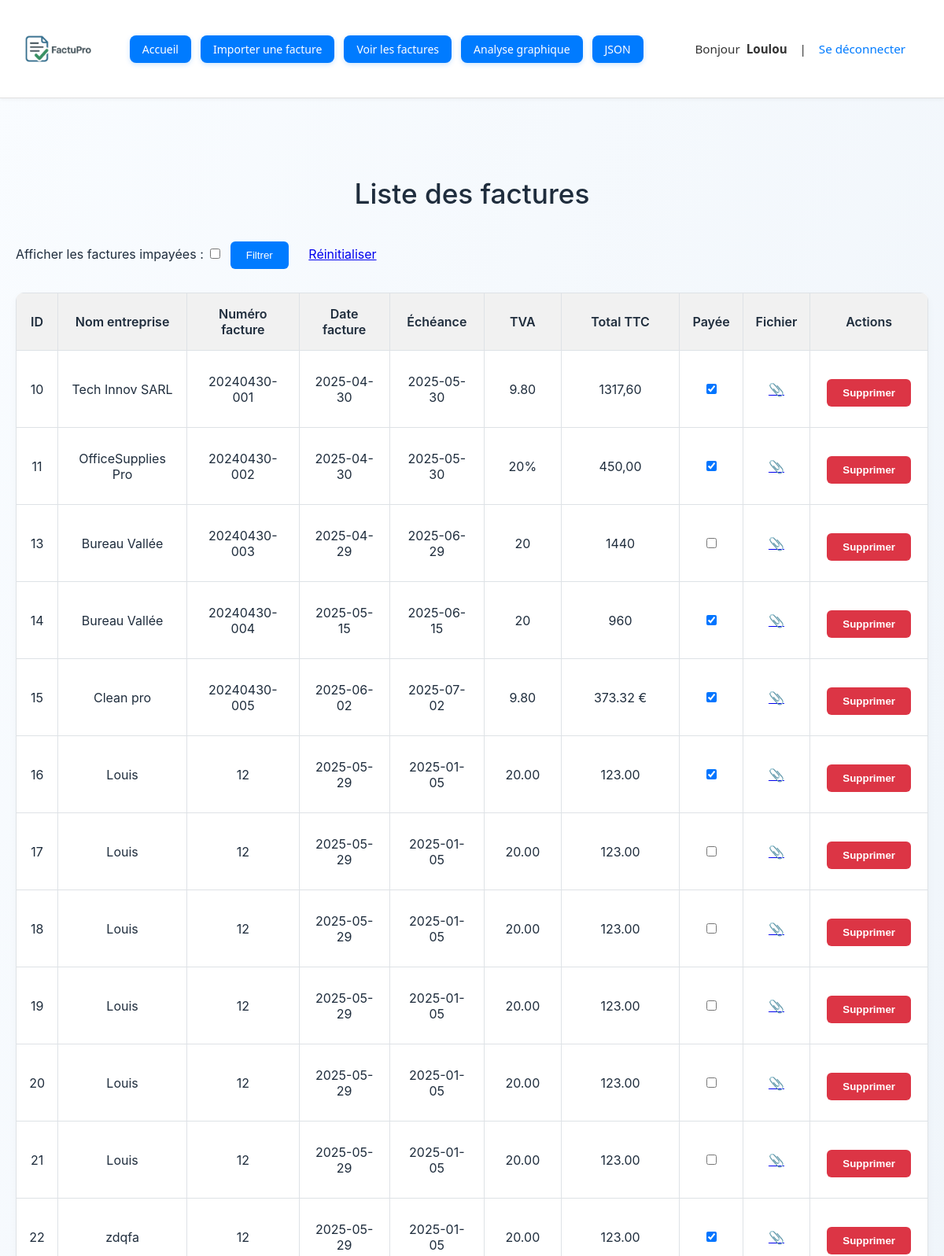
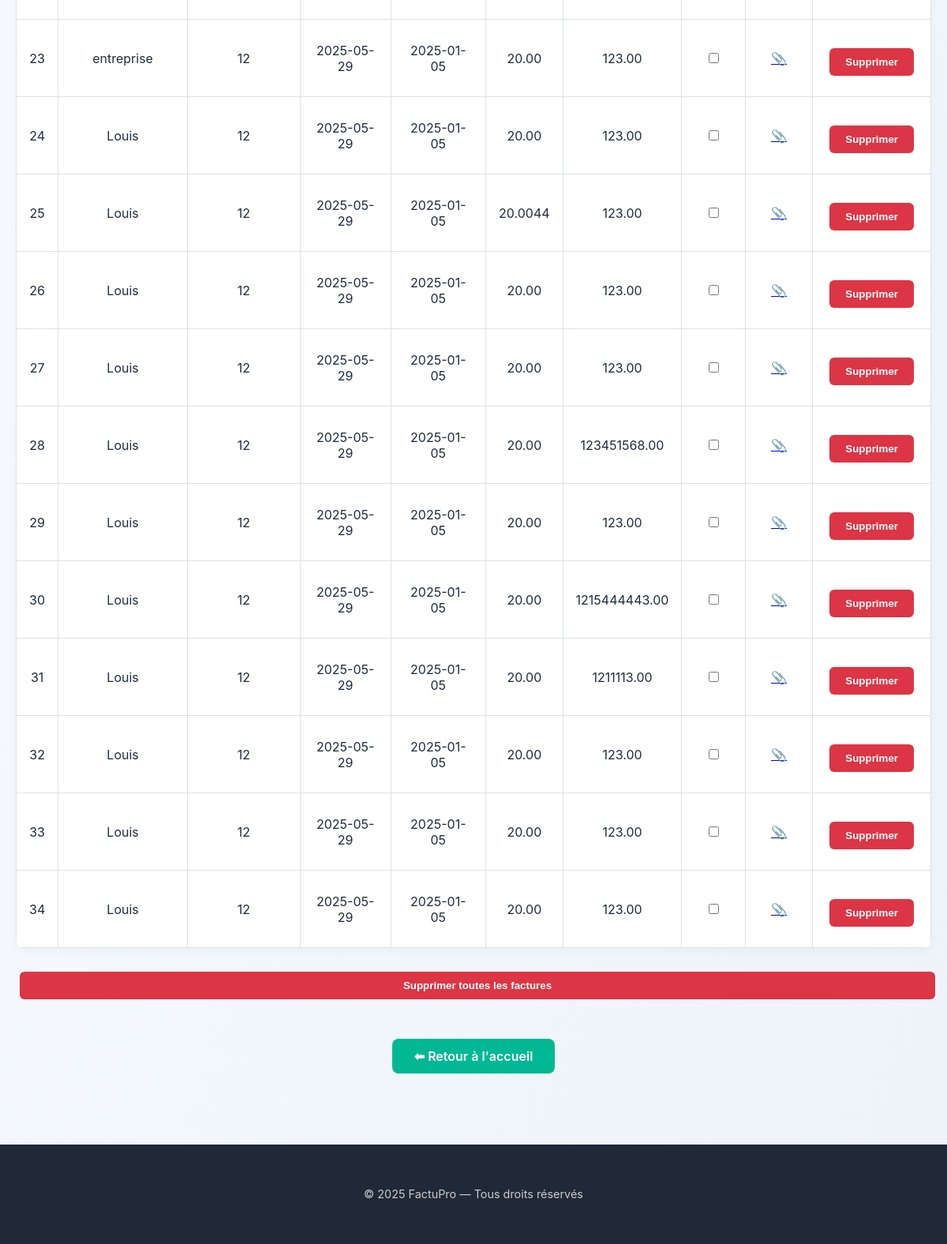
Screenshot of /factures (signed in) with the database file from the repository (2 pictures, top to bottom).
### tables this page shows
CREATE TABLE factures (
            id INTEGER PRIMARY KEY AUTOINCREMENT,
            fournisseur TEXT,
            date_facture TEXT,
            numero_facture TEXT,
            montant_total TEXT,
            TVA TEXT,
            utilisateur_id INTEGER,
            nom_fichier TEXT,
            facture_payee INTEGER DEFAULT 0,
            numero_client TEXT,
            echeance TEXT,
            somme_finale TEXT, payee INTEGER,
            FOREIGN KEY (utilisateur_id) REFERENCES utilisateurs(id)
        );

### app.py (the view)
@app.route('/factures')
def afficher_factures():
    conn = sqlite3.connect('factures.db')
    conn.row_factory = sqlite3.Row
    c = conn.cursor()
    c.execute('SELECT * FROM factures WHERE utilisateur_id = ?', (session['utilisateur_id'],))
    factures = c.fetchall()
    conn.close()
    payee_filter = request.args.get('checkbox_paiement')  # '1' si cochée, None sinon
    filter_active = request.args.get('filter_active', '0') == '1'  # '1' si le filtre est actif
    if filter_active:
        if payee_filter == '1':
            factures = [f for f in factures if str(f['facture_payee']) in ['0', 'False', 'false']]
    return render_template('factures.html', factures=factures)

### app.py (called while the page is built)
@app.before_request
def verifier_connexion():
    if request.endpoint in ['upload', 'afficher_factures', 'analyse'] and 'utilisateur_id' not in session:
        return redirect(url_for('login'))

@app.context_processor
def injecter_pseudo():
    return {"pseudo": session.get("pseudo")}

### templates/factures.html (shortened to what this page needs)
<!DOCTYPE html>
<html lang="fr">
<head>
    <link rel="stylesheet" href="/static/style.css">
</head>
<body>
    {% include 'header.html' %}
    <div class="container">
        <h1>Liste des factures</h1>
<form method="GET" action="{{ url_for('afficher_factures') }}" class="filter-form" style="margin-bottom: 1em;">
    <label for="facture_payee">Afficher les factures impayées :</label>
    <input type="checkbox" id="checkbox_paiement" name="checkbox_paiement" value="1" {% if request.args.get('checkbox_paiement') == '1' %}checked{% endif %}>
    <button type="submit">Filtrer</button>
    <a href="{{ url_for('afficher_factures') }}" style="margin-left: 1em;">Réinitialiser</a>
</form>
        <table>
            <tr>
                <th>ID</th>
                <th>Nom entreprise</th>
                <th>Numéro facture</th>
                <th>Date facture</th>
                <th>Échéance</th>
                <th>TVA</th>
                <th>Total TTC</th>
                <th>Payée</th>
                <th>Fichier</th>
                <th>Actions</th>
            </tr>
            {% for f in factures %}
            <tr>
                <td>{{ f['id'] }}</td>
                <td>{{ f['fournisseur'] }}</td>
                <td>{{ f['numero_facture'] }}</td>
                <td>{{ f['date_facture'] }}</td>
                <td>{{ f['echeance'] }}</td>
                <td>{{ f['TVA'] }}</td>
                <td>{{ f['montant_total'] }}</td>
                <td>
                    <form action="{{ url_for('toggle_payee', facture_id=f['id']) }}" method="post">
                        <input type="checkbox" name="checkbox_paiement" {% if f['facture_payee'] == 1 %}checked{% endif %} onchange="this.form.submit()">
                    </form>
                  </td>
                <td>
  {% if f['nom_fichier'] %}
    <a href="{{ url_for('telecharger_fichier', filename=f['nom_fichier']) }}" target="_blank" title="Télécharger">
        📎
    </a>
  {% else %}
    -
  {% endif %}
</td>
                <td>
                    <form method="POST" action="/supprimer/{{ f['id'] }}" onsubmit="return confirm('Confirmer la suppression ?');">
                        <button type="submit" class="danger">Supprimer</button>
                    </form>
                </td>
            </tr>
            {% endfor %}
        </table>
        <form method="POST" action="/supprimer_tout" onsubmit="return confirm('Supprimer toutes les factures ?');">
            <button type="submit" class="danger full">Supprimer toutes les factures</button>
        </form>
        <div style="text-align:center">
            <a class="button" href="/">⬅ Retour à l'accueil</a>
        </div>
    </div>
    <footer class="footer">
        <p>&copy; 2025 FactuPro — Tous droits réservés</p>
    </footer>
</body>
</html>

### templates/header.html
<header class="header">
    <div class="logo">
        <img src="/static/logo.png" alt="Logo" style="height: 100px;">
    </div>
    <nav class="nav-links">
        <a href="/">Accueil</a>
        <a href="/upload">Importer une facture</a>
        <a href="/factures">Voir les factures</a>
        <a href="/analyse">Analyse graphique</a>
        <a href="/factures/json/page">JSON</a>
    </nav>
    <div class="user-info" style="text-align: right; padding: 15px 25px; font-size: 0.95em;">
        Bonjour <strong>{{ pseudo }}</strong> &nbsp; | &nbsp;
        <a href="/logout" style="color: #007bff; text-decoration: none;">Se déconnecter</a>
    </div>
</header>

### static/style.css (style rules this page uses)
body { font-family: 'Segoe UI', sans-serif; background-color: #007bff; color: #000000; margin: 0; padding: 0; }
h1 { text-align: center; margin-top: 40px; font-weight: 500; }
.container { max-width: 900px; margin: 0 auto; padding: 20px; }
a.button, button { display: inline-block; padding: 10px 20px; background-color: #007BFF; color: white; text-decoration: none; border-radius: 6px; border: none; margin: 10px 5px; cursor: pointer; }
form { text-align: center; margin-bottom: 20px; }
table { width: 100%; border-collapse: collapse; margin-top: 20px; background-color: white; border-radius: 8px; overflow: hidden; }
th, td { padding: 12px; border: 1px solid #dee2e6; text-align: center; }
th { background-color: #f1f1f1; font-weight: 500; }
button, a.button { transition: background-color 0.2s ease; }
.header { background-color: #ffffff; border-bottom: 1px solid #e0e0e0; padding: 20px 40px; display: flex; align-items: center; justify-content: space-between; box-shadow: 0 2px 6px rgba(0, 0, 0, 0.05); }
.logo img { height: 60px; }
.user-info { text-align: right; padding: 15px 25px; font-size: 0.95em; }
.logo img { height: 50px; }
.container { max-width: 1200px; margin: 0 auto; padding: 40px 20px; }
h1 { text-align: center; font-size: 2.2em; margin-bottom: 30px; }
a.button { display: inline-block; margin: 40px auto 0; padding: 12px 28px; background-color: #00b894; color: white; text-decoration: none; border-radius: 8px; font-weight: 600; text-align: center; }
.footer { background-color: #1f2937; color: #ccc; padding: 40px 20px; text-align: center; font-size: 0.9em; margin-top: 60px; }
table { width: 100%; border-collapse: collapse; background-color: #fff; border-radius: 10px; box-shadow: 0 4px 12px rgba(0, 0, 0, 0.03); overflow: hidden; }
th, td { padding: 16px; border: 1px solid #dee2e6; text-align: center; }
th { background-color: #f1f1f1; font-weight: 600; }
form { display: inline; }
.button, .danger { display: inline-block; padding: 10px 20px; margin-top: 20px; background-color: #007BFF; color: white; text-decoration: none; border: none; border-radius: 6px; font-weight: 600; cursor: pointer; }
.danger { background-color: #dc3545; }
.full { display: block; width: 100%; margin-top: 30px; }
body { font-family: 'Inter', sans-serif; background: linear-gradient(to bottom right, #f9fcff, #edf3f9); margin: 0; padding: 0; color: #1f2d3d; }
.header { background-color: #fff; border-bottom: 1px solid #dee2e6; padding: 20px 40px; display: flex; align-items: center; justify-content: space-between; }
.header .logo { display: flex; align-items: center; }
.container { max-width: 1240px; margin: 0 auto; padding: 60px 20px 30px; }
.header { display: flex; align-items: center; justify-content: space-between; padding: 12px 24px; background-color: #ffffff; border-bottom: 1px solid #e0e0e0; box-shadow: 0 2px 4px rgba(0, 0, 0, 0.04); font-family: 'Segoe UI', sans-serif; }
.logo img { height: 36px; }
.nav-links { display: flex; gap: 12px; }
.nav-links a { display: inline-block; padding: 8px 16px; background-color: #007BFF; color: white; border-radius: 8px; text-decoration: none; font-weight: 500; font-size: 14px; transition: background-color 0.3s ease; box-shadow: 0 2px 6px rgba(0, 123, 255, 0.2); white-space: nowrap; }
.user-info { font-size: 14px; color: #333; display: flex; align-items: center; gap: 8px; }
.user-info a { color: #007BFF; text-decoration: none; font-weight: 500; }

### rows the page displays
factures: id "10", fournisseur "Tech Innov SARL", numero_facture "20240430-001", date_facture "2025-04-30", echeance "2025-05-30", TVA "9.80", montant_total "1317,60", facture_payee "☑"
factures: id "11", fournisseur "OfficeSupplies Pro", numero_facture "20240430-002", date_facture "2025-04-30", echeance "2025-05-30", TVA "20%", montant_total "450,00", facture_payee "☑"
factures: id "13", fournisseur "Bureau Vallée", numero_facture "20240430-003", date_facture "2025-04-29", echeance "2025-06-29", TVA "20", montant_total "1440"
factures: id "14", fournisseur "Bureau Vallée", numero_facture "20240430-004", date_facture "2025-05-15", echeance "2025-06-15", TVA "20", montant_total "960", facture_payee "☑"
factures: id "15", fournisseur "Clean pro", numero_facture "20240430-005", date_facture "2025-06-02", echeance "2025-07-02", TVA "9.80", montant_total "373.32 €", facture_payee "☑"
factures: id "16", fournisseur "Louis", numero_facture "12", date_facture "2025-05-29", echeance "2025-01-05", TVA "20.00", montant_total "123.00", facture_payee "☑"
factures: id "17", fournisseur "Louis", numero_facture "12", date_facture "2025-05-29", echeance "2025-01-05", TVA "20.00", montant_total "123.00"
factures: id "18", fournisseur "Louis", numero_facture "12", date_facture "2025-05-29", echeance "2025-01-05", TVA "20.00", montant_total "123.00"
factures: id "19", fournisseur "Louis", numero_facture "12", date_facture "2025-05-29", echeance "2025-01-05", TVA "20.00", montant_total "123.00"
factures: id "20", fournisseur "Louis", numero_facture "12", date_facture "2025-05-29", echeance "2025-01-05", TVA "20.00", montant_total "123.00"
factures: id "21", fournisseur "Louis", numero_facture "12", date_facture "2025-05-29", echeance "2025-01-05", TVA "20.00", montant_total "123.00"
factures: id "22", fournisseur "zdqfa", numero_facture "12", date_facture "2025-05-29", echeance "2025-01-05", TVA "20.00", montant_total "123.00", facture_payee "☑"
factures: id "23", fournisseur "entreprise", numero_facture "12", date_facture "2025-05-29", echeance "2025-01-05", TVA "20.00", montant_total "123.00"
factures: id "24", fournisseur "Louis", numero_facture "12", date_facture "2025-05-29", echeance "2025-01-05", TVA "20.00", montant_total "123.00"
factures: id "25", fournisseur "Louis", numero_facture "12", date_facture "2025-05-29", echeance "2025-01-05", TVA "20.0044", montant_total "123.00"
factures: id "26", fournisseur "Louis", numero_facture "12", date_facture "2025-05-29", echeance "2025-01-05", TVA "20.00", montant_total "123.00"
factures: id "27", fournisseur "Louis", numero_facture "12", date_facture "2025-05-29", echeance "2025-01-05", TVA "20.00", montant_total "123.00"
factures: id "28", fournisseur "Louis", numero_facture "12", date_facture "2025-05-29", echeance "2025-01-05", TVA "20.00", montant_total "123451568.00"
factures: id "29", fournisseur "Louis", numero_facture "12", date_facture "2025-05-29", echeance "2025-01-05", TVA "20.00", montant_total "123.00"
factures: id "30", fournisseur "Louis", numero_facture "12", date_facture "2025-05-29", echeance "2025-01-05", TVA "20.00", montant_total "1215444443.00"
factures: id "31", fournisseur "Louis", numero_facture "12", date_facture "2025-05-29", echeance "2025-01-05", TVA "20.00", montant_total "1211113.00"
factures: id "32", fournisseur "Louis", numero_facture "12", date_facture "2025-05-29", echeance "2025-01-05", TVA "20.00", montant_total "123.00"
factures: id "33", fournisseur "Louis", numero_facture "12", date_facture "2025-05-29", echeance "2025-01-05", TVA "20.00", montant_total "123.00"
factures: id "34", fournisseur "Louis", numero_facture "12", date_facture "2025-05-29", echeance "2025-01-05", TVA "20.00", montant_total "123.00"

### other values shown
{{ pseudo }} "Loulou"
